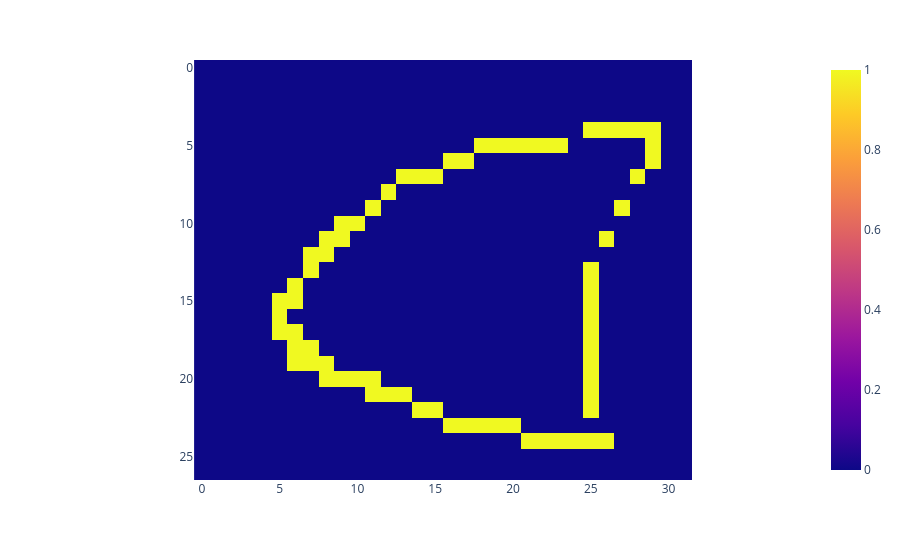

Source (notebook cell):
### Code cell
px.imshow(s_img[:,15,:])

### Figure 1 — Plotly figure (JSON) as saved in the notebook; plotly's stock layout.template omitted (floating-point values rounded to 4 significant figures; data arrays with more than 128 entries replaced by an {"elided": "..."} marker saying what was removed)
{"data": [{"coloraxis": "coloraxis", "hovertemplate": "x: %{x}<br>y: %{y}<br>color: %{z}<extra></extra>", "name": "0", "type": "heatmap", "xaxis": "x", "yaxis": "y", "z": {"elided": "27x32 int values"}}], "layout": {"coloraxis": {"colorscale": [[0, "#0d0887"], [0.1111, "#46039f"], [0.2222, "#7201a8"], [0.3333, "#9c179e"], [0.4444, "#bd3786"], [0.5556, "#d8576b"], [0.6667, "#ed7953"], [0.7778, "#fb9f3a"], [0.8889, "#fdca26"], [1, "#f0f921"]]}, "margin": {"t": 60}, "xaxis": {"anchor": "y", "constrain": "domain", "domain": [0, 1], "scaleanchor": "y"}, "yaxis": {"anchor": "x", "autorange": "reversed", "constrain": "domain", "domain": [0, 1]}}}
